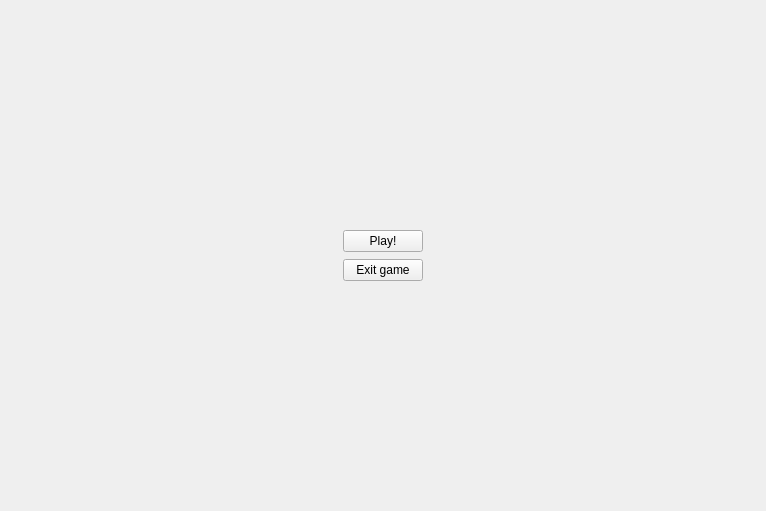
<?xml version="1.0" encoding="UTF-8"?>
<ui version="4.0">
 <class>StartWidget</class>
 <widget class="QWidget" name="StartWidget">
  <property name="geometry">
   <rect>
    <x>0</x>
    <y>0</y>
    <width>766</width>
    <height>511</height>
   </rect>
  </property>
  <property name="font">
   <font>
    <pointsize>22</pointsize>
   </font>
  </property>
  <property name="windowTitle">
   <string>StartWidget</string>
  </property>
  <layout class="QGridLayout" name="gridLayout">
   <item row="0" column="0">
    <layout class="QHBoxLayout" name="horizontalLayout">
     <item>
      <spacer name="horizontalSpacer">
       <property name="orientation">
        <enum>Qt::Horizontal</enum>
       </property>
       <property name="sizeHint" stdset="0">
        <size>
         <width>40</width>
         <height>20</height>
        </size>
       </property>
      </spacer>
     </item>
     <item>
      <layout class="QVBoxLayout" name="verticalLayout">
       <property name="spacing">
        <number>7</number>
       </property>
       <property name="sizeConstraint">
        <enum>QLayout::SetMinimumSize</enum>
       </property>
       <item>
        <spacer name="verticalSpacer">
         <property name="orientation">
          <enum>Qt::Vertical</enum>
         </property>
         <property name="sizeHint" stdset="0">
          <size>
           <width>20</width>
           <height>40</height>
          </size>
         </property>
        </spacer>
       </item>
       <item>
        <widget class="QPushButton" name="playButton">
         <property name="font">
          <font>
           <pointsize>9</pointsize>
          </font>
         </property>
         <property name="styleSheet">
          <string notr="true"/>
         </property>
         <property name="text">
          <string>Play!</string>
         </property>
        </widget>
       </item>
       <item>
        <widget class="QPushButton" name="exitButton">
         <property name="font">
          <font>
           <pointsize>9</pointsize>
          </font>
         </property>
         <property name="text">
          <string>Exit game</string>
         </property>
        </widget>
       </item>
       <item>
        <spacer name="verticalSpacer_2">
         <property name="orientation">
          <enum>Qt::Vertical</enum>
         </property>
         <property name="sizeHint" stdset="0">
          <size>
           <width>20</width>
           <height>40</height>
          </size>
         </property>
        </spacer>
       </item>
      </layout>
     </item>
     <item>
      <spacer name="horizontalSpacer_2">
       <property name="orientation">
        <enum>Qt::Horizontal</enum>
       </property>
       <property name="sizeHint" stdset="0">
        <size>
         <width>40</width>
         <height>20</height>
        </size>
       </property>
      </spacer>
     </item>
    </layout>
   </item>
  </layout>
 </widget>
 <resources/>
 <connections/>
</ui>
